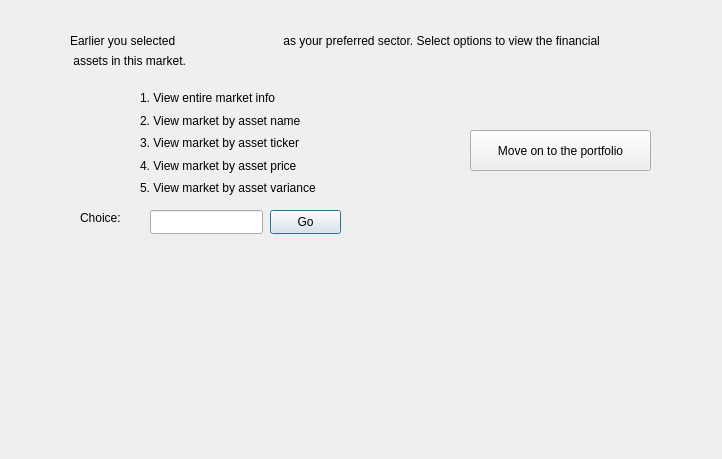
<?xml version="1.0" encoding="UTF-8"?>
<ui version="4.0">
 <class>Market</class>
 <widget class="QDialog" name="Market">
  <property name="geometry">
   <rect>
    <x>0</x>
    <y>0</y>
    <width>722</width>
    <height>459</height>
   </rect>
  </property>
  <property name="windowTitle">
   <string>Dialog</string>
  </property>
  <widget class="QLabel" name="label">
   <property name="geometry">
    <rect>
     <x>70</x>
     <y>20</y>
     <width>161</width>
     <height>41</height>
    </rect>
   </property>
   <property name="text">
    <string>Earlier you selected </string>
   </property>
  </widget>
  <widget class="QLabel" name="label_2">
   <property name="geometry">
    <rect>
     <x>200</x>
     <y>20</y>
     <width>81</width>
     <height>41</height>
    </rect>
   </property>
   <property name="text">
    <string/>
   </property>
  </widget>
  <widget class="QLabel" name="label_3">
   <property name="geometry">
    <rect>
     <x>280</x>
     <y>20</y>
     <width>391</width>
     <height>41</height>
    </rect>
   </property>
   <property name="text">
    <string> as your preferred sector. Select options to view the financial</string>
   </property>
  </widget>
  <widget class="QLabel" name="label_4">
   <property name="geometry">
    <rect>
     <x>70</x>
     <y>40</y>
     <width>551</width>
     <height>41</height>
    </rect>
   </property>
   <property name="text">
    <string> assets in this market. </string>
   </property>
  </widget>
  <widget class="QLabel" name="label_8">
   <property name="geometry">
    <rect>
     <x>80</x>
     <y>210</y>
     <width>60</width>
     <height>16</height>
    </rect>
   </property>
   <property name="text">
    <string>Choice: </string>
   </property>
  </widget>
  <widget class="QLineEdit" name="lineEdit">
   <property name="geometry">
    <rect>
     <x>150</x>
     <y>210</y>
     <width>113</width>
     <height>24</height>
    </rect>
   </property>
  </widget>
  <widget class="QPushButton" name="pushButton">
   <property name="geometry">
    <rect>
     <x>270</x>
     <y>210</y>
     <width>71</width>
     <height>24</height>
    </rect>
   </property>
   <property name="text">
    <string>Go</string>
   </property>
  </widget>
  <widget class="QWidget" name="layoutWidget">
   <property name="geometry">
    <rect>
     <x>140</x>
     <y>90</y>
     <width>207</width>
     <height>106</height>
    </rect>
   </property>
   <layout class="QVBoxLayout" name="verticalLayout">
    <item>
     <widget class="QLabel" name="label_5">
      <property name="text">
       <string>1. View entire market info</string>
      </property>
     </widget>
    </item>
    <item>
     <widget class="QLabel" name="label_7">
      <property name="text">
       <string>2. View market by asset name</string>
      </property>
     </widget>
    </item>
    <item>
     <widget class="QLabel" name="label_6">
      <property name="text">
       <string>3. View market by asset ticker </string>
      </property>
     </widget>
    </item>
    <item>
     <widget class="QLabel" name="label_10">
      <property name="text">
       <string>4. View market by asset price</string>
      </property>
     </widget>
    </item>
    <item>
     <widget class="QLabel" name="label_9">
      <property name="text">
       <string>5. View market by asset variance </string>
      </property>
     </widget>
    </item>
   </layout>
  </widget>
  <widget class="QPushButton" name="pushButton_2">
   <property name="geometry">
    <rect>
     <x>470</x>
     <y>130</y>
     <width>181</width>
     <height>41</height>
    </rect>
   </property>
   <property name="text">
    <string>Move on to the portfolio</string>
   </property>
  </widget>
 </widget>
 <resources/>
 <connections/>
</ui>
